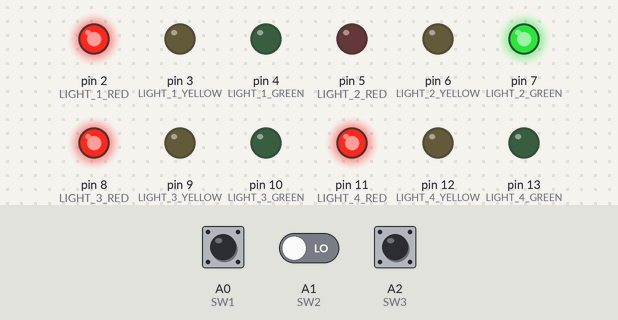
Bench run of a sketch on a simulated Arduino Uno, built with avr-gcc and run on an emulated ATmega328P. Parts: output pins drawn as LEDs (lit = HIGH). Inputs (shaded band) come from the test bench; at power-on: A1 (SW2) LOW, A0 (SW1) HIGH, A2 (SW3) LOW. What the sketch prints to the serial monitor is not drawn.

Above: at 0.9 s.
1.0 s: A1 (SW2) driven HIGH
At 1.26 s:
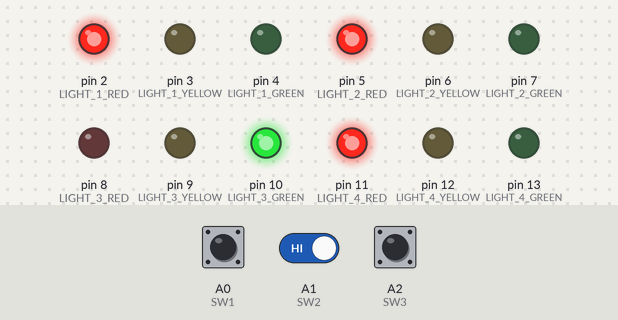
4.0 s: A1 (SW2) driven LOW
At 4.9 s:
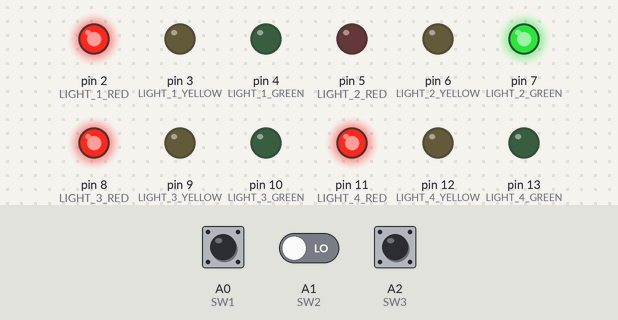
10.0 s: A0 (SW1) pulled LOW for 0.15 s
At 10.35 s:
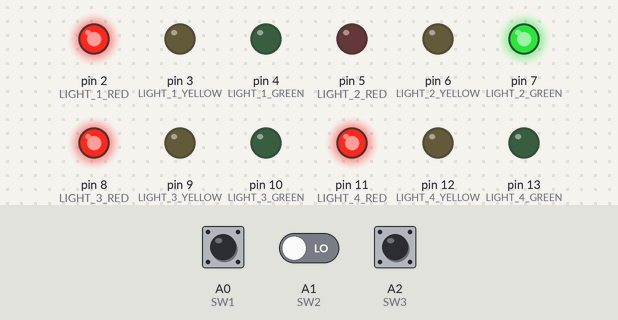
Timing chart, 0 to 13.0 s (numbered marks = the images above; inputs shaded):
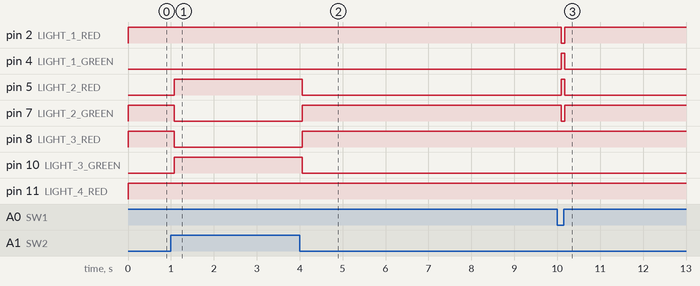

The sketch:

FreeRTOS_LEDTrafficLightTx.ino
```cpp
#include <Arduino_FreeRTOS.h>

#define LIGHT_1_RED 2
#define LIGHT_1_YELLOW 3
#define LIGHT_1_GREEN 4

#define LIGHT_2_RED 5
#define LIGHT_2_YELLOW 6
#define LIGHT_2_GREEN 7

#define LIGHT_3_RED 8
#define LIGHT_3_YELLOW 9
#define LIGHT_3_GREEN 10

#define LIGHT_4_RED 11
#define LIGHT_4_YELLOW 12
#define LIGHT_4_GREEN 13

#define GREEN_1_SET_TIME 2000
#define GREEN_2_SET_TIME 2000
#define GREEN_3_SET_TIME 2000
#define GREEN_4_SET_TIME 2000
#define YELLOW_SET_TIME 1000

#define SW1 A0
#define SW2 A1
#define SW3 A2
#define SW4 A3

// Define task handles
TaskHandle_t TrafficControlTaskHandle;
TaskHandle_t LightControlTaskHandle;
TaskHandle_t BtnControlTaskHandle;

unsigned long Timer_1 = 0;
short Light_Index = 0;
unsigned long Set_Time[] = {GREEN_1_SET_TIME, YELLOW_SET_TIME, GREEN_2_SET_TIME, YELLOW_SET_TIME,
                            GREEN_3_SET_TIME, YELLOW_SET_TIME, GREEN_4_SET_TIME, YELLOW_SET_TIME};

void setup() {
  Serial.begin(9600);

  pinMode(LIGHT_1_GREEN, OUTPUT);
  pinMode(LIGHT_1_YELLOW, OUTPUT);
  pinMode(LIGHT_1_RED, OUTPUT);

  pinMode(LIGHT_2_GREEN, OUTPUT);
  pinMode(LIGHT_2_YELLOW, OUTPUT);
  pinMode(LIGHT_2_RED, OUTPUT);

  pinMode(LIGHT_3_GREEN, OUTPUT);
  pinMode(LIGHT_3_YELLOW, OUTPUT);
  pinMode(LIGHT_3_RED, OUTPUT);

  pinMode(LIGHT_4_GREEN, OUTPUT);
  pinMode(LIGHT_4_YELLOW, OUTPUT);
  pinMode(LIGHT_4_RED, OUTPUT);

  Serial.println("Tx");

  xTaskCreate(TrafficControlTask, "TrafficControl", 128, NULL, 1, &TrafficControlTaskHandle);
  xTaskCreate(LightControlTask, "LightControl", 128, NULL, 2, &LightControlTaskHandle);
  xTaskCreate(BtnControlTask, "BtnContrl", 128, NULL, 3, &BtnControlTaskHandle);

  // Start the FreeRTOS scheduler
  vTaskStartScheduler();
}

void loop() {
  // This should be left empty as we are using FreeRTOS tasks
}

void TrafficControlTask(void *pvParameters) {
  while (1) {
    // Update traffic control logic here
    if ((millis() - Timer_1) >= Set_Time[Light_Index]) {
      Light_Index++;

      if (Light_Index > 7) {
        Light_Index = 0;
      }

      Timer_1 = millis();
    }

    vTaskDelay(pdMS_TO_TICKS(100)); // Delay for 100 milliseconds
  }
}

void LightControlTask(void *pvParameters) {
  while (1) {
    // Update traffic light control here based on Light_Index
    switch (Light_Index) {
      case 0:
        Traffic_GREEN_1();
        break;
      case 1:
        Traffic_YELLOW_1();
        break;
      case 2:
        Traffic_GREEN_2();
        break;
      case 3:
        Traffic_YELLOW_2();
        break;
      case 4:
        Traffic_GREEN_3();
        break;
      case 5:
        Traffic_YELLOW_3();
        break;
      case 6:
        Traffic_GREEN_4();
        break;
      case 7:
        Traffic_YELLOW_4();
        int TIME_GREEN_NEXT = GREEN_1_SET_TIME + GREEN_2_SET_TIME + GREEN_3_SET_TIME + GREEN_4_SET_TIME + (YELLOW_SET_TIME * 5);
        Serial.println(String(TIME_GREEN_NEXT));
        break;
    }

    vTaskDelay(pdMS_TO_TICKS(100)); // Delay for 100 milliseconds
  }
}

void BtnControlTask(void *pvParameters) {
  while (1) {

    if (digitalRead(SW1) == LOW) {
      Traffic_RED_BTN_1();
    } else if (digitalRead(SW2) == LOW) {
      Traffic_RED_BTN_2();
    } else if (digitalRead(SW3) == LOW) {
      Traffic_RED_BTN_3();
    } else if (digitalRead(SW4) == LOW) {
      Traffic_RED_BTN_4();
    }

    /*int TIME_GREEN_NEXT = GREEN_1_SET_TIME + GREEN_2_SET_TIME + GREEN_3_SET_TIME + GREEN_4_SET_TIME + (YELLOW_SET_TIME * 5);
    Serial.println(String(TIME_GREEN_NEXT));*/

    vTaskDelay(pdMS_TO_TICKS(100)); // Delay for 100 milliseconds
  }
}

void Traffic_GREEN_1(){
  digitalWrite(LIGHT_1_GREEN, HIGH);
  digitalWrite(LIGHT_1_YELLOW, LOW);
  digitalWrite(LIGHT_1_RED, LOW);

  digitalWrite(LIGHT_2_GREEN, LOW);
  digitalWrite(LIGHT_2_YELLOW, LOW);
  digitalWrite(LIGHT_2_RED, HIGH);

  digitalWrite(LIGHT_3_GREEN, LOW);
  digitalWrite(LIGHT_3_YELLOW, LOW);
  digitalWrite(LIGHT_3_RED, HIGH);

  digitalWrite(LIGHT_4_GREEN, LOW);
  digitalWrite(LIGHT_4_YELLOW, LOW);
  digitalWrite(LIGHT_4_RED, HIGH);
}

void Traffic_GREEN_2(){
  digitalWrite(LIGHT_1_GREEN, LOW);
  digitalWrite(LIGHT_1_YELLOW, LOW);
  digitalWrite(LIGHT_1_RED, HIGH);

  digitalWrite(LIGHT_2_GREEN, HIGH);
  digitalWrite(LIGHT_2_YELLOW, LOW);
  digitalWrite(LIGHT_2_RED, LOW);

  digitalWrite(LIGHT_3_GREEN, LOW);
  digitalWrite(LIGHT_3_YELLOW, LOW);
  digitalWrite(LIGHT_3_RED, HIGH);

  digitalWrite(LIGHT_4_GREEN, LOW);
  digitalWrite(LIGHT_4_YELLOW, LOW);
  digitalWrite(LIGHT_4_RED, HIGH);
}

void Traffic_GREEN_3(){
  digitalWrite(LIGHT_1_GREEN, LOW);
  digitalWrite(LIGHT_1_YELLOW, LOW);
  digitalWrite(LIGHT_1_RED, HIGH);

  digitalWrite(LIGHT_2_GREEN, LOW);
  digitalWrite(LIGHT_2_YELLOW, LOW);
  digitalWrite(LIGHT_2_RED, HIGH);

  digitalWrite(LIGHT_3_GREEN, HIGH);
  digitalWrite(LIGHT_3_YELLOW, LOW);
  digitalWrite(LIGHT_3_RED, LOW);

  digitalWrite(LIGHT_4_GREEN, LOW);
  digitalWrite(LIGHT_4_YELLOW, LOW);
  digitalWrite(LIGHT_4_RED, HIGH);
}

void Traffic_GREEN_4(){
  digitalWrite(LIGHT_1_GREEN, LOW);
  digitalWrite(LIGHT_1_YELLOW, LOW);
  digitalWrite(LIGHT_1_RED, HIGH);

  digitalWrite(LIGHT_2_GREEN, LOW);
  digitalWrite(LIGHT_2_YELLOW, LOW);
  digitalWrite(LIGHT_2_RED, HIGH);

  digitalWrite(LIGHT_3_GREEN, LOW);
  digitalWrite(LIGHT_3_YELLOW, LOW);
  digitalWrite(LIGHT_3_RED, HIGH);

  digitalWrite(LIGHT_4_GREEN, HIGH);
  digitalWrite(LIGHT_4_YELLOW, LOW);
  digitalWrite(LIGHT_4_RED, LOW);
}

void Traffic_YELLOW_1(){
  digitalWrite(LIGHT_1_GREEN, LOW);
  digitalWrite(LIGHT_1_YELLOW, HIGH);
  digitalWrite(LIGHT_1_RED, LOW);

  digitalWrite(LIGHT_2_GREEN, LOW);
  digitalWrite(LIGHT_2_YELLOW, LOW);
  digitalWrite(LIGHT_2_RED, HIGH);

  digitalWrite(LIGHT_3_GREEN, LOW);
  digitalWrite(LIGHT_3_YELLOW, LOW);
  digitalWrite(LIGHT_3_RED, HIGH);

  digitalWrite(LIGHT_4_GREEN, LOW);
  digitalWrite(LIGHT_4_YELLOW, LOW);
  digitalWrite(LIGHT_4_RED, HIGH);
}

void Traffic_YELLOW_2(){
  digitalWrite(LIGHT_1_GREEN, LOW);
  digitalWrite(LIGHT_1_YELLOW, LOW);
  digitalWrite(LIGHT_1_RED, HIGH);

  digitalWrite(LIGHT_2_GREEN, LOW);
  digitalWrite(LIGHT_2_YELLOW, HIGH);
  digitalWrite(LIGHT_2_RED, LOW);

  digitalWrite(LIGHT_3_GREEN, LOW);
  digitalWrite(LIGHT_3_YELLOW, LOW);
  digitalWrite(LIGHT_3_RED, HIGH);

  digitalWrite(LIGHT_4_GREEN, LOW);
  digitalWrite(LIGHT_4_YELLOW, LOW);
  digitalWrite(LIGHT_4_RED, HIGH);
}

void Traffic_YELLOW_3(){
  digitalWrite(LIGHT_1_GREEN, LOW);
  digitalWrite(LIGHT_1_YELLOW, LOW);
  digitalWrite(LIGHT_1_RED, HIGH);

  digitalWrite(LIGHT_2_GREEN, LOW);
  digitalWrite(LIGHT_2_YELLOW, LOW);
  digitalWrite(LIGHT_2_RED, HIGH);

  digitalWrite(LIGHT_3_GREEN, LOW);
  digitalWrite(LIGHT_3_YELLOW, HIGH);
  digitalWrite(LIGHT_3_RED, LOW);

  digitalWrite(LIGHT_4_GREEN, LOW);
  digitalWrite(LIGHT_4_YELLOW, LOW);
  digitalWrite(LIGHT_4_RED, HIGH);
}

void Traffic_YELLOW_4(){
  digitalWrite(LIGHT_1_GREEN, LOW);
  digitalWrite(LIGHT_1_YELLOW, LOW);
  digitalWrite(LIGHT_1_RED, HIGH);

  digitalWrite(LIGHT_2_GREEN, LOW);
  digitalWrite(LIGHT_2_YELLOW, LOW);
  digitalWrite(LIGHT_2_RED, HIGH);

  digitalWrite(LIGHT_3_GREEN, LOW);
  digitalWrite(LIGHT_3_YELLOW, LOW);
  digitalWrite(LIGHT_3_RED, HIGH);

  digitalWrite(LIGHT_4_GREEN, LOW);
  digitalWrite(LIGHT_4_YELLOW, HIGH);
  digitalWrite(LIGHT_4_RED, LOW);
}

void Traffic_RED_BTN_1(){
  digitalWrite(LIGHT_1_GREEN, HIGH);
  digitalWrite(LIGHT_1_YELLOW, LOW);
  digitalWrite(LIGHT_1_RED, LOW);

  digitalWrite(LIGHT_2_GREEN, LOW);
  digitalWrite(LIGHT_2_YELLOW, LOW);
  digitalWrite(LIGHT_2_RED, HIGH);

  digitalWrite(LIGHT_3_GREEN, LOW);
  digitalWrite(LIGHT_3_YELLOW, LOW);
  digitalWrite(LIGHT_3_RED, HIGH);

  digitalWrite(LIGHT_4_GREEN, LOW);
  digitalWrite(LIGHT_4_YELLOW, LOW);
  digitalWrite(LIGHT_4_RED, HIGH);
}

void Traffic_RED_BTN_2(){
  digitalWrite(LIGHT_1_GREEN, LOW);
  digitalWrite(LIGHT_1_YELLOW, LOW);
  digitalWrite(LIGHT_1_RED, HIGH);

  digitalWrite(LIGHT_2_GREEN, HIGH);
  digitalWrite(LIGHT_2_YELLOW, LOW);
  digitalWrite(LIGHT_2_RED, LOW);

  digitalWrite(LIGHT_3_GREEN, LOW);
  digitalWrite(LIGHT_3_YELLOW, LOW);
  digitalWrite(LIGHT_3_RED, HIGH);

  digitalWrite(LIGHT_4_GREEN, LOW);
  digitalWrite(LIGHT_4_YELLOW, LOW);
  digitalWrite(LIGHT_4_RED, HIGH);
}

void Traffic_RED_BTN_3(){
  digitalWrite(LIGHT_1_GREEN, LOW);
  digitalWrite(LIGHT_1_YELLOW, LOW);
  digitalWrite(LIGHT_1_RED, HIGH);

  digitalWrite(LIGHT_2_GREEN, LOW);
  digitalWrite(LIGHT_2_YELLOW, LOW);
  digitalWrite(LIGHT_2_RED, HIGH);

  digitalWrite(LIGHT_3_GREEN, HIGH);
  digitalWrite(LIGHT_3_YELLOW, LOW);
  digitalWrite(LIGHT_3_RED, LOW);

  digitalWrite(LIGHT_4_GREEN, LOW);
  digitalWrite(LIGHT_4_YELLOW, LOW);
  digitalWrite(LIGHT_4_RED, HIGH);
}

void Traffic_RED_BTN_4(){
  digitalWrite(LIGHT_1_GREEN, LOW);
  digitalWrite(LIGHT_1_YELLOW, LOW);
  digitalWrite(LIGHT_1_RED, HIGH);

  digitalWrite(LIGHT_2_GREEN, LOW);
  digitalWrite(LIGHT_2_YELLOW, LOW);
  digitalWrite(LIGHT_2_RED, HIGH);

  digitalWrite(LIGHT_3_GREEN, LOW);
  digitalWrite(LIGHT_3_YELLOW, LOW);
  digitalWrite(LIGHT_3_RED, HIGH);

  digitalWrite(LIGHT_4_GREEN, HIGH);
  digitalWrite(LIGHT_4_YELLOW, LOW);
  digitalWrite(LIGHT_4_RED, LOW);
}
```

Measured:
- after the input at 1.0 s, pin 5 (LIGHT_2_RED), pin 10 (LIGHT_3_GREEN): LOW → HIGH after 0.08 s; pin 7 (LIGHT_2_GREEN), pin 8 (LIGHT_3_RED): HIGH → LOW after 0.08 s
- after the input at 4.0 s, pin 5 (LIGHT_2_RED), pin 10 (LIGHT_3_GREEN): HIGH → LOW after 0.05 s; pin 7 (LIGHT_2_GREEN), pin 8 (LIGHT_3_RED): LOW → HIGH after 0.05 s
- after the input at 10.0 s, pin 2 (LIGHT_1_RED), pin 7 (LIGHT_2_GREEN): HIGH → LOW after 0.09 s, → HIGH 0.09 s later; pin 4 (LIGHT_1_GREEN), pin 5 (LIGHT_2_RED): LOW → HIGH after 0.09 s, → LOW 0.09 s later
